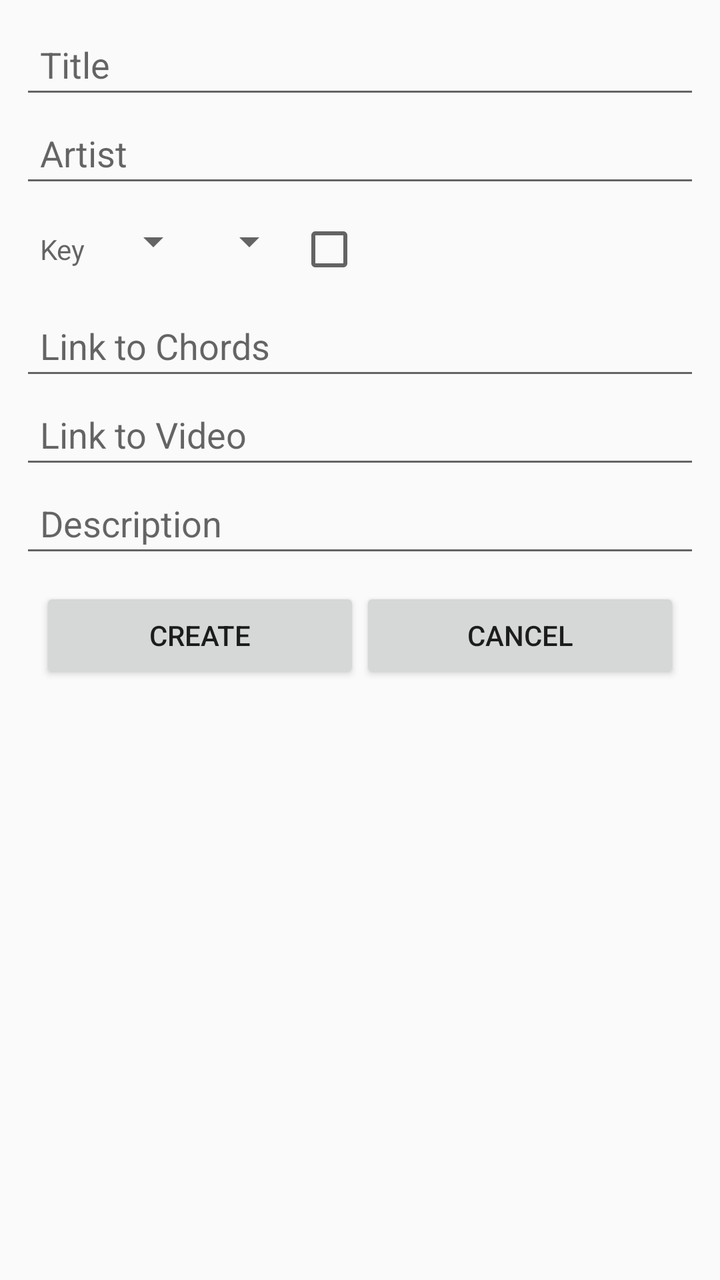
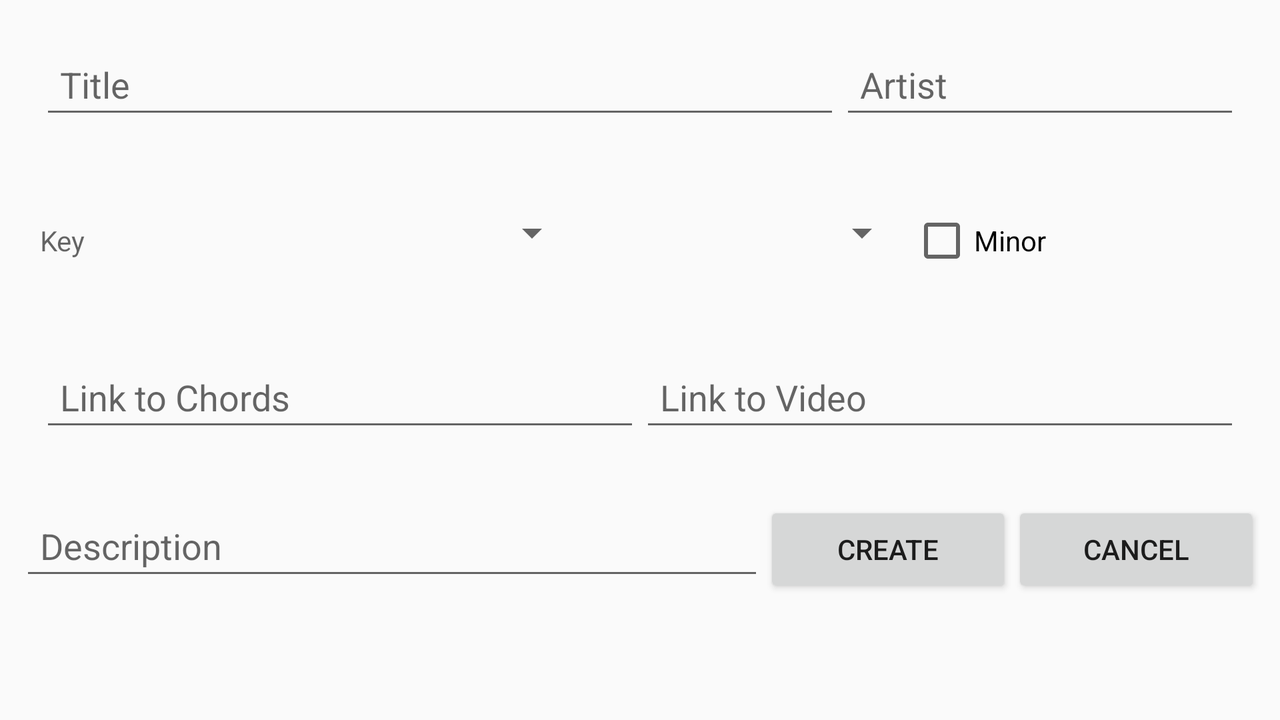

One screen, two layout resources from the same app: the default and the repository's alternative for another configuration. Each is rendered where Android would select it; the XML of both is given below.
<!-- AndroidManifest.xml: application theme AppTheme -->
<!-- res/layout/fragment_csong.xml -->
<?xml version="1.0" encoding="utf-8"?>
<LinearLayout
    xmlns:android="http://schemas.android.com/apk/res/android"
    xmlns:tools="http://schemas.android.com/tools"
    android:layout_width="match_parent"
    android:layout_height="match_parent">

    <LinearLayout
        android:layout_width="match_parent"
        android:layout_height="match_parent"
        android:orientation="vertical"
        android:padding="10dp"
        tools:layout_editor_absoluteX="8dp"
        tools:layout_editor_absoluteY="8dp">

        <EditText
            android:id="@+id/csTitle"
            android:layout_width="match_parent"
            android:layout_height="wrap_content"
            android:padding="10dp"
            android:hint="@string/csTitleHint" />

        <EditText
            android:id="@+id/csArtist"
            android:layout_width="match_parent"
            android:layout_height="wrap_content"
            android:padding="10dp"
            android:hint="@string/csArtistHint" />

        <LinearLayout
            android:layout_width="match_parent"
            android:layout_height="wrap_content"
            android:orientation="horizontal"
            android:padding="10dp">

            <TextView
                android:id="@+id/csKey"
                android:layout_width="wrap_content"
                android:layout_height="wrap_content"
                android:layout_weight="0"
                android:hint="@string/csKeyHint"
                android:paddingRight="10dp" />

            <Spinner
                android:id="@+id/csKeyLetter"
                android:layout_width="wrap_content"
                android:layout_height="wrap_content"
                android:layout_weight="0"
                android:paddingLeft="10dp"
                android:paddingRight="10dp" />

            <Spinner
                android:id="@+id/csKeyInterval"
                android:layout_width="wrap_content"
                android:layout_height="wrap_content"
                android:layout_weight="0"
                android:paddingLeft="10dp"
                android:paddingRight="10dp" />

            <CheckBox
                android:id="@+id/csIsMinorKey"
                android:layout_width="wrap_content"
                android:layout_height="wrap_content" />

        </LinearLayout>

        <EditText
            android:id="@+id/csChords"
            android:layout_width="match_parent"
            android:layout_height="wrap_content"
            android:padding="10dp"
            android:hint="@string/csChordsHint" />

        <EditText
            android:id="@+id/csVideo"
            android:layout_width="match_parent"
            android:layout_height="wrap_content"
            android:padding="10dp"
            android:hint="@string/csVideoHint" />

        <EditText
            android:id="@+id/csDescript"
            android:layout_width="match_parent"
            android:layout_height="wrap_content"
            android:padding="10dp"
            android:hint="@string/csDescriptionHint" />

        <LinearLayout
            android:layout_width="match_parent"
            android:layout_height="wrap_content"
            android:orientation="horizontal"
            android:padding="10dp">

            <Button
                android:id="@+id/csCreateButton"
                android:layout_width="wrap_content"
                android:layout_height="wrap_content"
                android:layout_weight="1"
                android:text="@string/csCreateButton" />

            <Button
                android:id="@+id/csCancelButton"
                android:layout_width="wrap_content"
                android:layout_height="wrap_content"
                android:layout_weight="1"
                android:text="@string/csCancelButton" />
        </LinearLayout>
    </LinearLayout>
</LinearLayout>
<!-- resources referenced by this layout -->
<resources>
  <string name="csArtistHint">Artist</string>
  <string name="csCancelButton"> Cancel </string>
  <string name="csChordsHint">Link to Chords</string>
  <string name="csCreateButton"> Create </string>
  <string name="csDescriptionHint">Description</string>
  <string name="csKeyHint">Key</string>
  <string name="csTitleHint">Title</string>
  <string name="csVideoHint">Link to Video</string>
  <style name="AppTheme" parent="Theme.AppCompat.Light.DarkActionBar">
          
          <item name="colorPrimary">@color/colorPrimary</item>
          <item name="colorPrimaryDark">@color/colorPrimaryDark</item>
          <item name="colorAccent">@color/colorAccent</item>
      </style>
  <color name="colorPrimary">#bcb523</color>
  <color name="colorPrimaryDark">#6b6615</color>
  <color name="colorAccent">#ff19a3</color>
</resources>
<!-- res/layout-land/fragment_csong.xml (the repository's variant of the layout above) -->
<!-- drawn on the phone turned sideways -->
<?xml version="1.0" encoding="utf-8"?>
<LinearLayout
    xmlns:android="http://schemas.android.com/apk/res/android"
    xmlns:tools="http://schemas.android.com/tools"
    android:layout_width="match_parent"
    android:layout_height="match_parent"
    android:orientation="vertical">

    <LinearLayout
        android:layout_width="match_parent"
        android:layout_height="wrap_content"
        android:layout_margin="10dp"
        android:layout_weight="0"
        android:orientation="horizontal"
        android:padding="10dp">

        <EditText
            android:id="@+id/csTitle"
            android:layout_width="0dp"
            android:layout_height="wrap_content"
            android:layout_weight="2"
            android:padding="10dp"
            android:hint="@string/csTitleHint" />

        <EditText
            android:id="@+id/csArtist"
            android:layout_width="0dp"
            android:layout_height="wrap_content"
            android:layout_weight="1"
            android:padding="10dp"
            android:hint="@string/csArtistHint" />

    </LinearLayout>

    <LinearLayout
        android:layout_width="match_parent"
        android:layout_height="wrap_content"
        android:layout_margin="10dp"
        android:layout_weight="0"
        android:orientation="horizontal"
        android:padding="10dp">

        <TextView
            android:id="@+id/csKey"
            android:layout_width="wrap_content"
            android:layout_height="wrap_content"
            android:layout_weight="1"
            android:hint="@string/csKeyHint" />

        <Spinner
            android:id="@+id/csKeyLetter"
            android:layout_width="0dp"
            android:layout_height="wrap_content"
            android:layout_weight="2"
            android:paddingLeft="10dp"
            android:paddingRight="10dp" />

        <Spinner
            android:id="@+id/csKeyInterval"
            android:layout_width="0dp"
            android:layout_height="wrap_content"
            android:layout_weight="2"
            android:paddingLeft="10dp"
            android:paddingRight="10dp" />

        <CheckBox
            android:id="@+id/csIsMinorKey"
            android:layout_width="0dp"
            android:layout_height="wrap_content"
            android:layout_weight="2"
            android:text="@string/csMinor" />

    </LinearLayout>

    <LinearLayout
        android:layout_width="match_parent"
        android:layout_height="wrap_content"
        android:layout_margin="10dp"
        android:layout_weight="0"
        android:orientation="horizontal"
        android:padding="10dp">

        <EditText
            android:id="@+id/csChords"
            android:layout_width="0dp"
            android:layout_height="wrap_content"
            android:layout_weight="1"
            android:padding="10dp"
            android:hint="@string/csChordsHint" />

        <EditText
            android:id="@+id/csVideo"
            android:layout_width="0dp"
            android:layout_height="wrap_content"
            android:layout_weight="1"
            android:padding="10dp"
            android:hint="@string/csVideoHint" />

    </LinearLayout>

    <LinearLayout
        android:layout_width="match_parent"
        android:layout_height="wrap_content"
        android:orientation="horizontal"
        android:padding="10dp">

        <EditText
            android:id="@+id/csDescript"
            android:layout_width="0dp"
            android:layout_height="wrap_content"
            android:layout_weight="3"
            android:padding="10dp"
            android:hint="@string/csDescriptionHint" />

        <Button
            android:id="@+id/csCreateButton"
            android:layout_width="0dp"
            android:layout_height="wrap_content"
            android:layout_weight="1"
            android:text="@string/csCreateButton" />
        <Button
            android:id="@+id/csCancelButton"
            android:layout_width="0dp"
            android:layout_height="wrap_content"
            android:layout_weight="1"
            android:text="@string/csCancelButton" />

    </LinearLayout>

</LinearLayout>
<!-- resources referenced by the variant -->
<!-- as the phone turned sideways resolves them -->
<resources>
  <string name="csArtistHint">Artist</string>
  <string name="csCancelButton"> Cancel </string>
  <string name="csChordsHint">Link to Chords</string>
  <string name="csCreateButton"> Create </string>
  <string name="csDescriptionHint">Description</string>
  <string name="csKeyHint">Key</string>
  <string name="csMinor">Minor</string>
  <string name="csTitleHint">Title</string>
  <string name="csVideoHint">Link to Video</string>
  <style name="AppTheme" parent="Theme.AppCompat.Light.DarkActionBar">
          
          <item name="colorPrimary">@color/colorPrimary</item>
          <item name="colorPrimaryDark">@color/colorPrimaryDark</item>
          <item name="colorAccent">@color/colorAccent</item>
      </style>
  <color name="colorPrimary">#bcb523</color>
  <color name="colorPrimaryDark">#6b6615</color>
  <color name="colorAccent">#ff19a3</color>
</resources>
